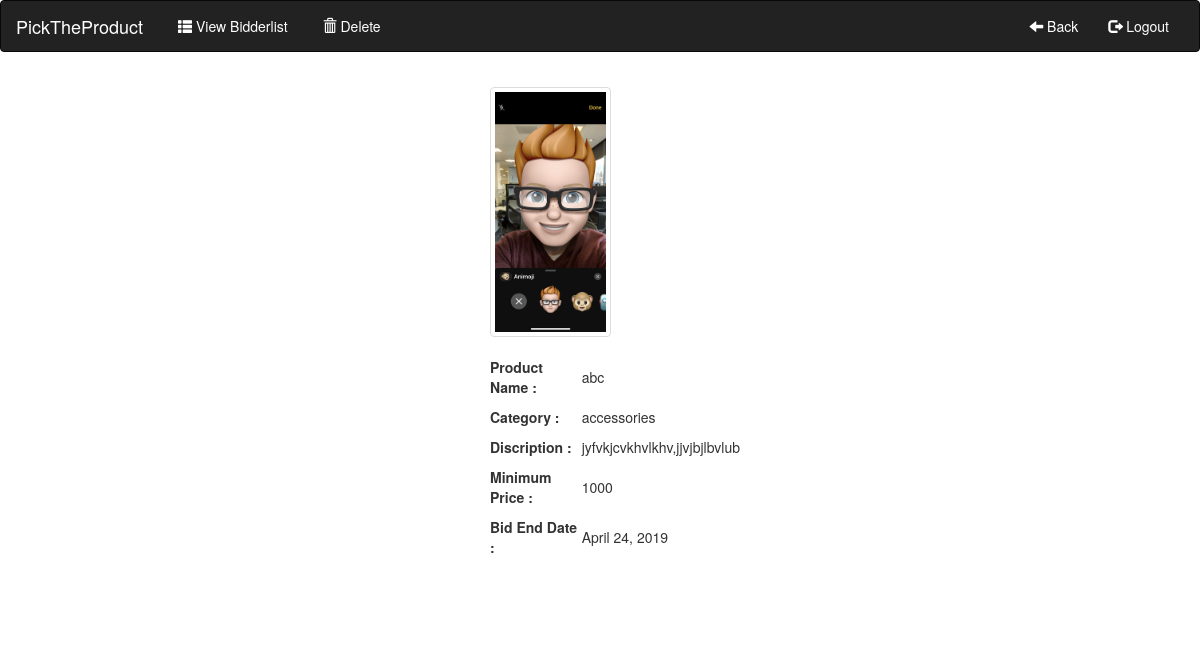
The app's page /productdetails/1 (signed in) with its own data.
### core/models.py (models this page shows, shortened)
class Product(models.Model):
    product_name = models.CharField(max_length=100)
    image = models.ImageField(upload_to=getImage)
    category = models.CharField(choices=product_type, max_length=100)
    description = models.TextField(max_length=300)
    minimum_price = models.IntegerField(null=True)
    bid_end_date = models.DateField(default=None)
    created = models.DateTimeField(auto_now_add=True)
    updated = models.DateTimeField(auto_now=True)

### core/classviews.py (the view)
# urls.py: path('productdetails/<int:pk>', login_required(ProductDetailView.as_view()), name="product_detail"),
class ProductDetailView(DetailView):
    model = Product
    context_object_name = 'product_list'
    def get_context_data(self, **kwargs):
        context = super(ProductDetailView, self).get_context_data(**kwargs)
        x = Seller.objects.all()
        context["seller"] = Seller.objects.get(product_id_id=self.kwargs['pk'])
        return context

### templates/core/product_detail.html (shortened to what this page needs)
{% extends 'core/product_detail_base.html' %}
{% load staticfiles %}
{% block nav %}
    <li><a href="{% url 'bidder_list' product_list.id %}" style="padding-left: 20px"><span
            class="glyphicon glyphicon-th-list" aria-hidden="true"></span> View Bidderlist</a></li>
    {% if  request.user.id == seller.user_name_id %}
        <li><a href="{% url 'delete_product' product_list.id %}" style="padding-left: 20px"><span
                class="glyphicon glyphicon-trash" aria-hidden="true"></span> Delete</a></li>
    {% endif %}
{% endblock %}
{% block content %}
    <div class="container">
        <div class="image">
            <img src="{{ product_list.image.url }}" class="img-responsive img-thumbnail" style="max-height:250px;">
            <br><br>
            <table>
                <tr>
                    <td><b>Product Name : </b></td>
                    <td>{{ product_list.product_name }}</td>
                </tr>
                <tr class="blank_row">
                    <td colspan="2"></td>
                </tr>
                <tr>
                    <td><b>Category : </b></td>
                    <td>{{ product_list.category }}</td>
                </tr>
                <tr class="blank_row">
                    <td colspan="2"></td>
                </tr>
                <tr>
                    <td><b>Discription : </b></td>
                    <td>{{ product_list.description }}</td>
                </tr>
                <tr class="blank_row">
                    <td colspan="2"></td>
                </tr>
                <tr>
                    <td><b>Minimum Price : </b></td>
                    <td>{{ product_list.minimum_price }}</td>
                </tr>
                <tr class="blank_row">
                    <td colspan="2"></td>
                </tr>
                <tr>
                    <td><b>Bid End Date : </b></td>
                    <td>{{ product_list.bid_end_date }}</td>
                </tr>
                <tr class="blank_row">
                    <td colspan="2"></td>
                </tr>
            </table>
        </div>
    <br><br><br>
    </div>
{% endblock %}

### templates/core/product_detail_base.html (style rules this page uses)
.nav.navbar-nav li a { color: white; }

### templates/core/product_detail.html (style rules this page uses)
body { background-image: url(http://www.omahainvestmentadvisors.com/files/80244/client%20login.png) }
.image { max-width: 280px; padding: 15px; margin: 0 auto; }
.container { padding-right: 15px; padding-left: 15px; margin-right: auto; margin-left: auto; }
.blank_row { height: 10px !important; background-color: auto; }

### records on screen
Product: image (picture), product_name "abc", category "accessories", description "jyfvkjcvkhvlkhv,jjvjbjlbvlub", minimum_price "1000", bid_end_date "April 24, 2019"
